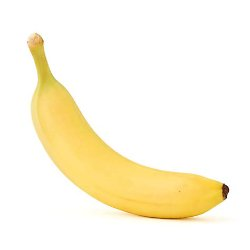
#> input picture assets/input/banana.jpg, 250 x 250 px; its folder holds only this picture in this run
$ python image_processor.py
#> lines starting #> are read from the running program, lines starting #| are printed output that depends on the picture
#> in main, img is the input picture: PIL image 250x250 RGB; mean R, G, B 253, 246.4, 225.9
from pathlib import Path
from PIL import Image, ImageFilter, ImageEnhance


INPUT_FOLDER = Path("assets/input")
OUTPUT_FOLDER = Path("assets/processed")

WIDTH = 1080
HEIGHT = 1920


def find_image():

    extensions = [
        "*.jpg",
        "*.jpeg",
        "*.png",
        "*.webp"
    ]

    for ext in extensions:
        files = list(INPUT_FOLDER.glob(ext))

        if files:
            return files[0]

    raise FileNotFoundError(
        "No image found in assets/input"
    )


def create_background(img):

    background = img.copy()

    background = background.resize(
        (WIDTH, HEIGHT)
    )
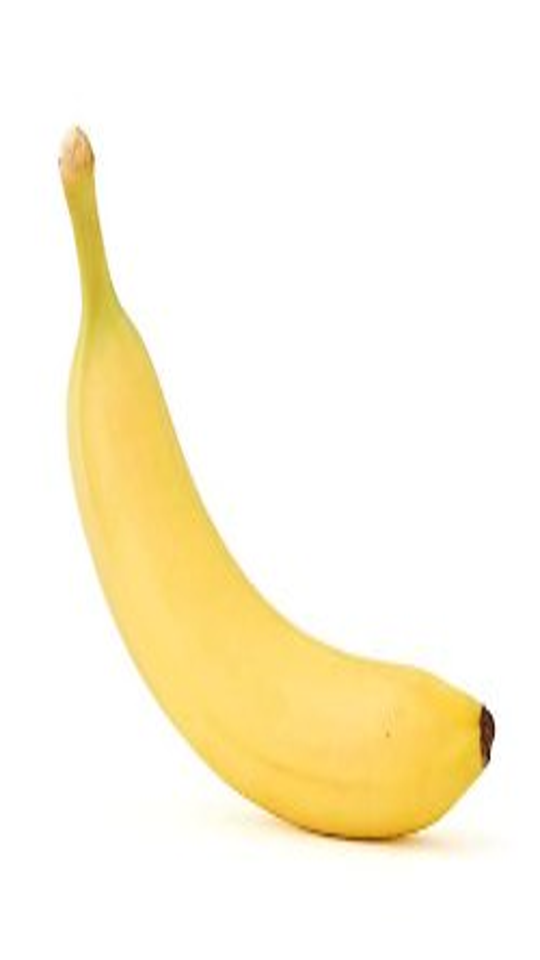
#> background: PIL image 1080x1920 RGB (shown at 1/2 size); mean R, G, B 253, 246.4, 225.9

    background = background.filter(
        ImageFilter.GaussianBlur(45)
    )
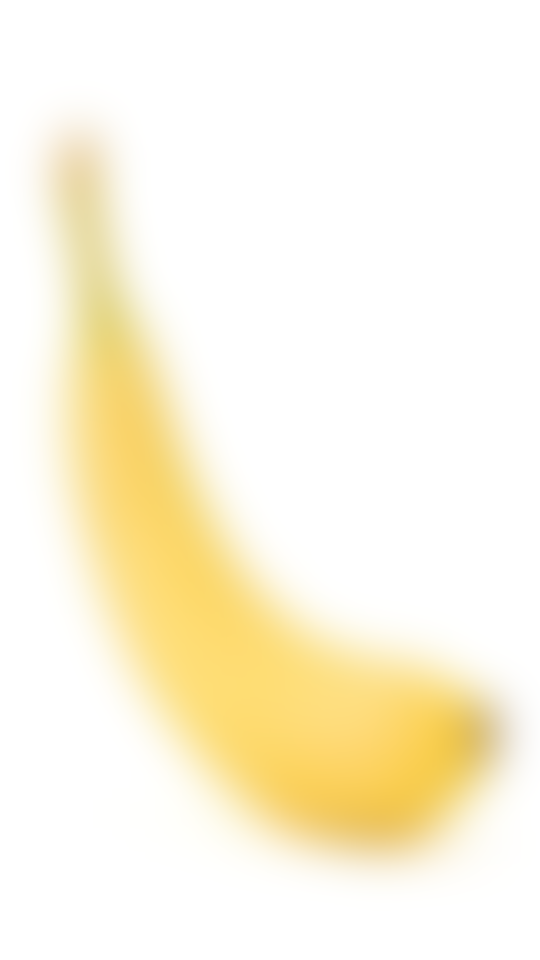
#> background: PIL image 1080x1920 RGB (shown at 1/2 size); mean R, G, B 253, 246.4, 225.9

    background = ImageEnhance.Brightness(
        background
    ).enhance(0.45)
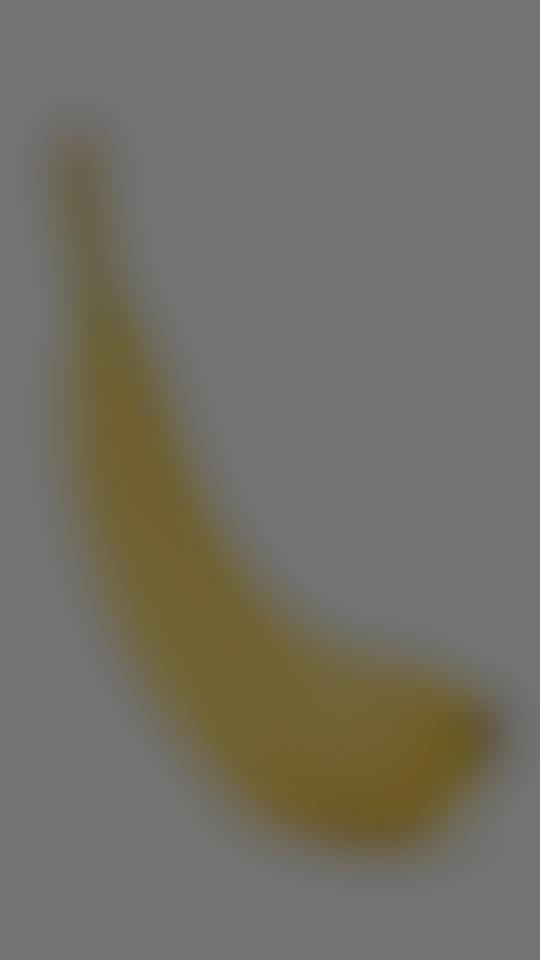
#> background: PIL image 1080x1920 RGB (shown at 1/2 size); mean R, G, B 113.2, 110.2, 101

    return background


def resize_subject(img):

    subject = img.copy()

    subject.thumbnail(
        (850, 1200)
    )

    return subject


def compose_image(img):

    background = create_background(img)

    subject = resize_subject(img)

    x = (
        WIDTH - subject.width
    ) // 2
#> x = 415

    y = (
        HEIGHT - subject.height
    ) // 2
#> y = 835


    background.paste(
        subject,
        (x, y)
    )
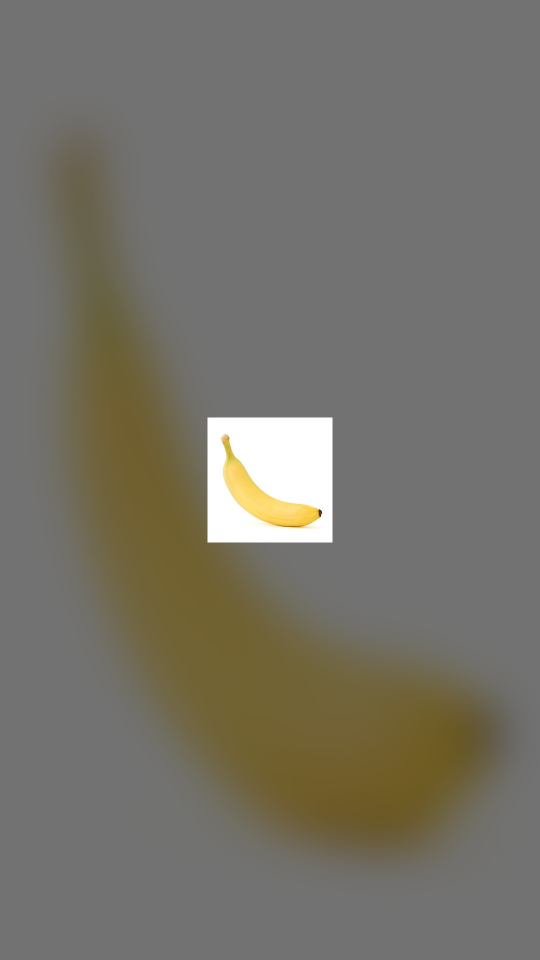
#> background: PIL image 1080x1920 RGB (shown at 1/2 size); mean R, G, B 117.4, 114.2, 104.5


    return background


def main():

    OUTPUT_FOLDER.mkdir(
        parents=True,
        exist_ok=True
    )


    image_path = find_image()

    print(
        "Input image:",
        image_path
    )


    img = Image.open(
        image_path
    ).convert("RGB")


    result = compose_image(
        img
    )


    output = (
        OUTPUT_FOLDER
        /
        "processed.png"
    )


    result.save(
        output,
        quality=95
    )


    print(
        "Created:",
        output
    )


if __name__ == "__main__":
    main()
